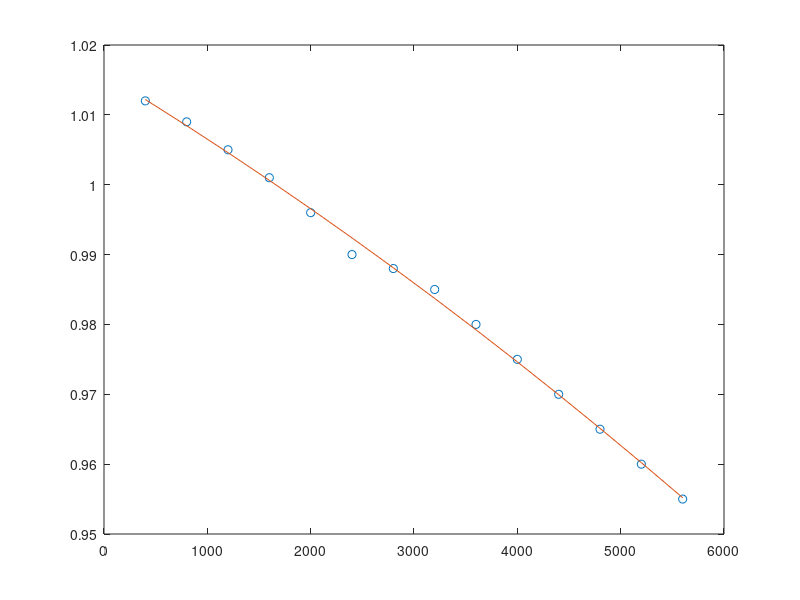
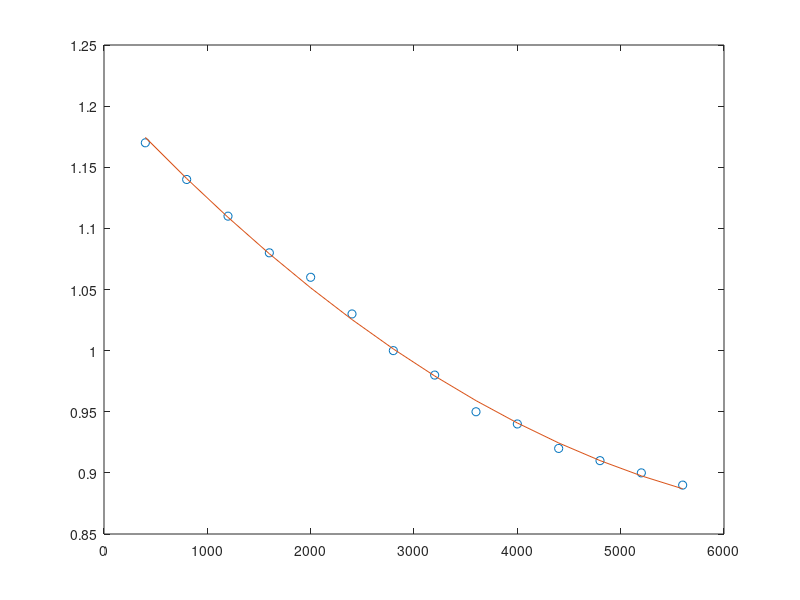

These figures' MATLAB source, in order:
%%%%%%%%%%%curve fitting the oil properties%%%%%%%%%%%%%%

P=[400:400:5600];
Bo=[1.012 1.009 1.005 1.001 0.996 0.99 0.988 0.985 0.98 0.975 0.97 0.965 0.96 0.955];
uo=[1.17 1.14 1.11 1.08 1.06 1.03 1 0.98 0.95 0.94 0.92 0.91 0.9 0.89];
B=polyfit(P,Bo,2);
u=polyfit(P,uo,2);
Bo_d=polyval(B,P);
uo_d=polyval(u,P);
plot(P,Bo,'o',P,Bo_d);
figure();
plot(P,uo,'o',P,uo_d);
